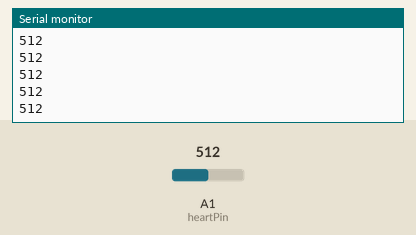
Bench run of a sketch on a simulated Arduino Uno, built with avr-gcc and run on an emulated ATmega328P. Shown: the last lines printed to the serial monitor. The inputs (shaded band) are chosen by the test bench; at power-on: A1 (heartPin) = 512.

Above: at 1.4 s.
1.5 s: A1 (heartPin) set to 716
At 2.2 s:
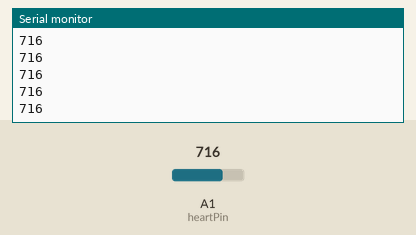
3.0 s: A1 (heartPin) set to 900
At 3.8 s:
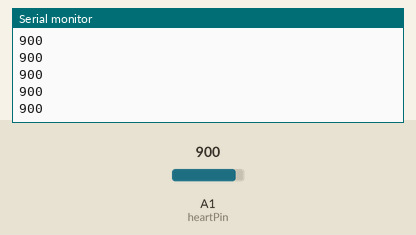
Timing chart, 0 to 6.0 s (numbered marks = the images above; inputs shaded):
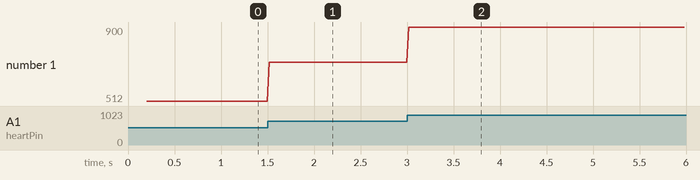

The sketch:

heart_rate_analog.ino.ino
```cpp
#include <DFRobot_Heartrate.h>

/*!
* @file HeartMap.ino
* @brief Print heart rate value
*
*  This is Print heart rate value
* @author linfeng(Musk.lin@dfrobot.com)
* @version  V1.0
* @date  2016-8-16
*/
#define heartPin A1

void setup() {
  Serial.begin(38400);
  delay(200);
}
void loop() {
  int heartValue = analogRead(heartPin);
  Serial.println(heartValue);
  //Serial.println(1);
  delay(20);
}
/******************************************************************************
  Copyright (C) <2015>  <linfeng>
  This program is free software: you can redistribute it and/or modify
  it under the terms of the GNU General Public License as published by
  the Free Software Foundation, either version 3 of the License, or
  (at your option) any later version.
  This program is distributed in the hope that it will be useful,
  but WITHOUT ANY WARRANTY; without even the implied warranty of
  MERCHANTABILITY or FITNESS FOR A PARTICULAR PURPOSE.  See the
  GNU General Public License for more details.
  You should have received a copy of the GNU General Public License
  along with this program.  If not, see <http://www.gnu.org/licenses/>.
  Contact: Musk.lin@dfrobot.com
 ******************************************************************************/
```

Measured:
- after the input at 1.5 s, the serial monitor: prints a new line at once (image 1)
- after the input at 3.0 s, the serial monitor: prints a new line at once (image 2)
- plotted number 1: 512 → 716 after the input at 1.5 s, 716 → 900 after the input at 3.0 s
